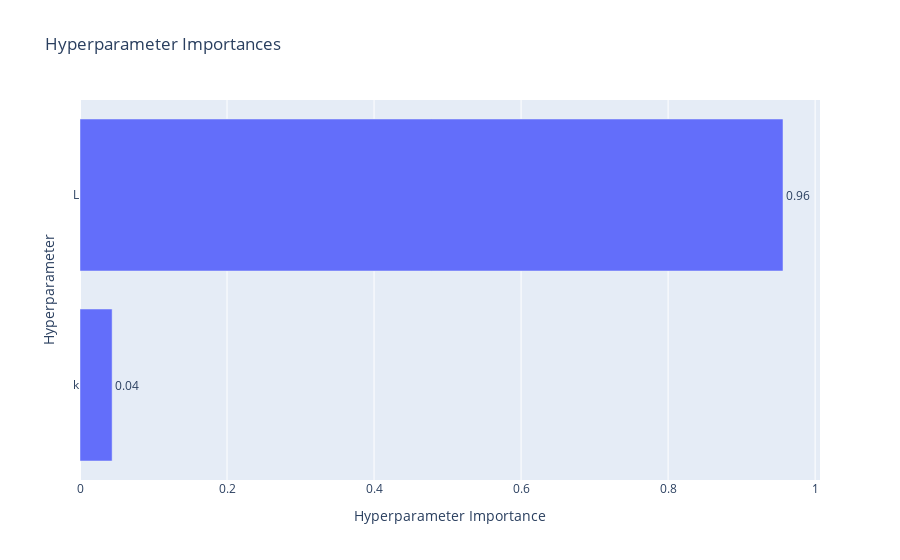

The notebook cell this image was saved under:
### Code cell
from optuna.visualization import plot_optimization_history, plot_param_importances

plot_optimization_history(study)
plot_param_importances(study)

### Figure 1 — Plotly figure (JSON) as saved in the notebook; plotly's stock layout.template omitted (floating-point values rounded to 4 significant figures)
{"data": [{"cliponaxis": false, "hovertemplate": ["k (IntDistribution): 0.04370235103571933<extra></extra>", "L (IntDistribution): 0.9562976489642807<extra></extra>"], "name": "Objective Value", "orientation": "h", "text": ["0.04", "0.96"], "textposition": "outside", "type": "bar", "x": [0.0437, 0.9563], "y": ["k", "L"]}], "layout": {"title": {"text": "Hyperparameter Importances"}, "xaxis": {"title": {"text": "Hyperparameter Importance"}}, "yaxis": {"title": {"text": "Hyperparameter"}}}}
